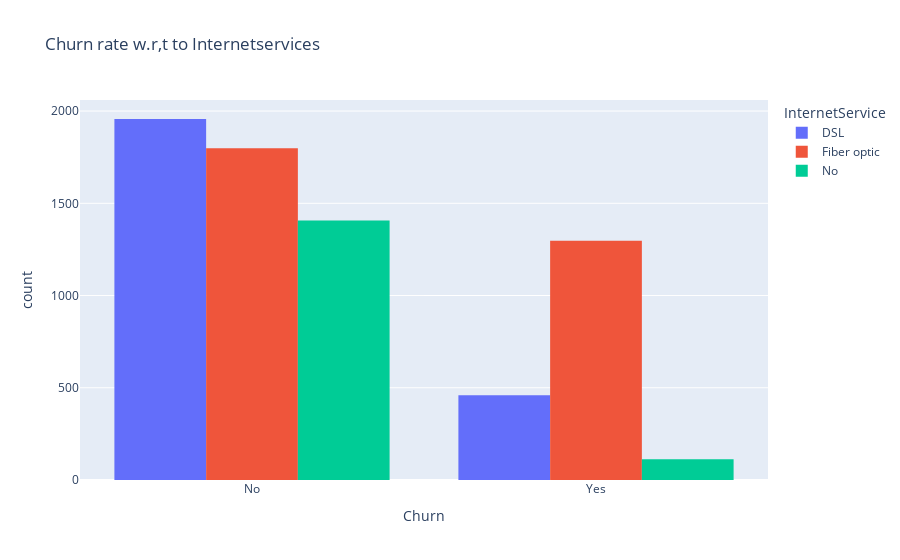

Write notebook code for a chart like this one.
### Markdown cell above
Customers who are using ***automatic payment method*** doesn't churn , As it isn't require much thinking.By removing the manual effort, customers are less likely to reconsider their commitment or explore alternatives

### Code cell
fig  = px.histogram(data_frame=tel_cust,
                    x='Churn',
                   color='InternetService',
                   title='Churn rate w.r,t to Internetservices',
                    barmode='group'
                   )
fig.show()

### Figure 1 — Plotly figure (JSON) as saved in the notebook; plotly's stock layout.template omitted (floating-point values rounded to 4 significant figures; data arrays with more than 128 entries replaced by an {"elided": "..."} marker saying what was removed)
{"data": [{"alignmentgroup": "True", "bingroup": "x", "hovertemplate": "InternetService=DSL<br>Churn=%{x}<br>count=%{y}<extra></extra>", "legendgroup": "DSL", "marker": {"color": "#636efa", "pattern": {"shape": ""}}, "name": "DSL", "offsetgroup": "DSL", "orientation": "v", "showlegend": true, "type": "histogram", "x": {"elided": "2416 str values"}, "xaxis": "x", "yaxis": "y"}, {"alignmentgroup": "True", "bingroup": "x", "hovertemplate": "InternetService=Fiber optic<br>Churn=%{x}<br>count=%{y}<extra></extra>", "legendgroup": "Fiber optic", "marker": {"color": "#EF553B", "pattern": {"shape": ""}}, "name": "Fiber optic", "offsetgroup": "Fiber optic", "orientation": "v", "showlegend": true, "type": "histogram", "x": {"elided": "3096 str values"}, "xaxis": "x", "yaxis": "y"}, {"alignmentgroup": "True", "bingroup": "x", "hovertemplate": "InternetService=No<br>Churn=%{x}<br>count=%{y}<extra></extra>", "legendgroup": "No", "marker": {"color": "#00cc96", "pattern": {"shape": ""}}, "name": "No", "offsetgroup": "No", "orientation": "v", "showlegend": true, "type": "histogram", "x": {"elided": "1520 str values"}, "xaxis": "x", "yaxis": "y"}], "layout": {"barmode": "group", "legend": {"title": {"text": "InternetService"}, "tracegroupgap": 0}, "title": {"text": "Churn rate w.r,t to Internetservices"}, "xaxis": {"anchor": "y", "domain": [0, 1], "title": {"text": "Churn"}}, "yaxis": {"anchor": "x", "domain": [0, 1], "title": {"text": "count"}}}}
